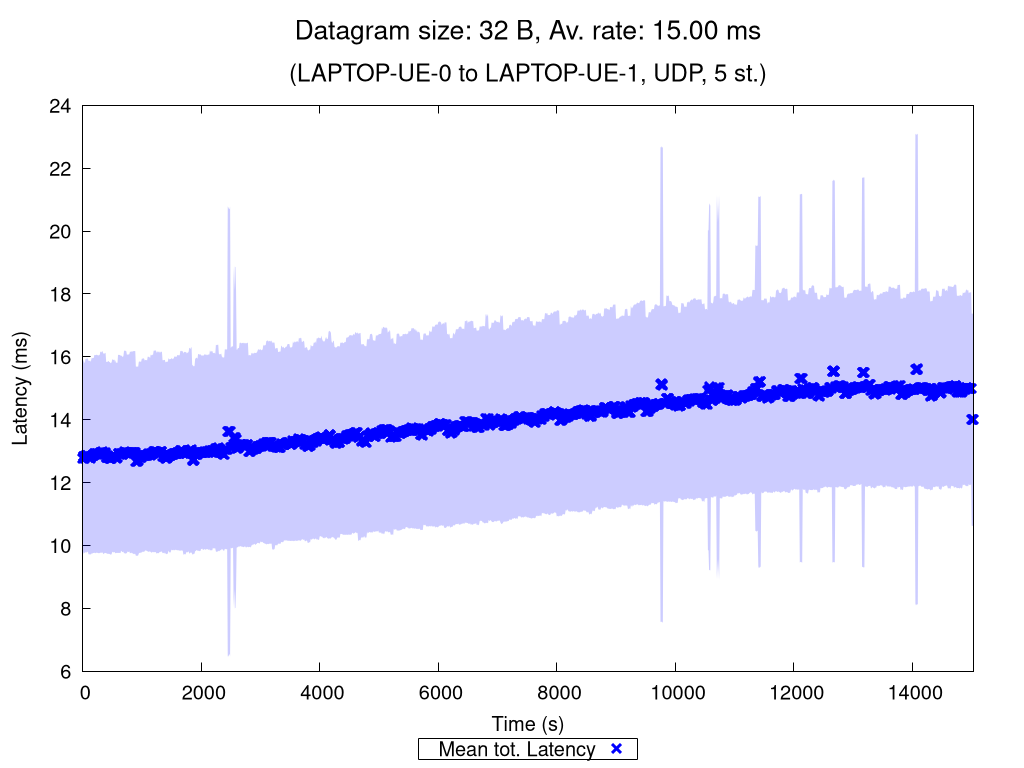

Source code (gnuplot):
set terminal pngcairo nocrop enhanced size 1024,768 font "Verdana,15"
set output "UDP_5_st_2020_10_07_18-23-36_two2one_00032B.png"

set title "{/=20 Datagram size: 32 B, Av. rate: 15.00 ms}\n\n{/=18 (LAPTOP-UE-0 to LAPTOP-UE-1, UDP, 5 st.)}"

set xlabel "Time (s)"
set ylabel "Latency (ms)"
set ytics nomirror
set key bmargin center horizontal box samplen 1 width -1
set bmargin 4.6
set rmargin 4.5

rf = 1.0  # rate factor
set style fill transparent solid 0.2 noborder
set autoscale xfix
plot "UDP_5_st_2020_10_07_18-23-36_two2one_00032B_iperf_processed.dat" using 1:($2/rf-$3/rf):($2/rf+$3/rf) with filledcurves lc rgb "blue" notitle, \
     "" using 1:($2/rf) with points pt 2 ps 1.5 lw 3 lc rgb "blue" title "Mean tot. Latency", \
